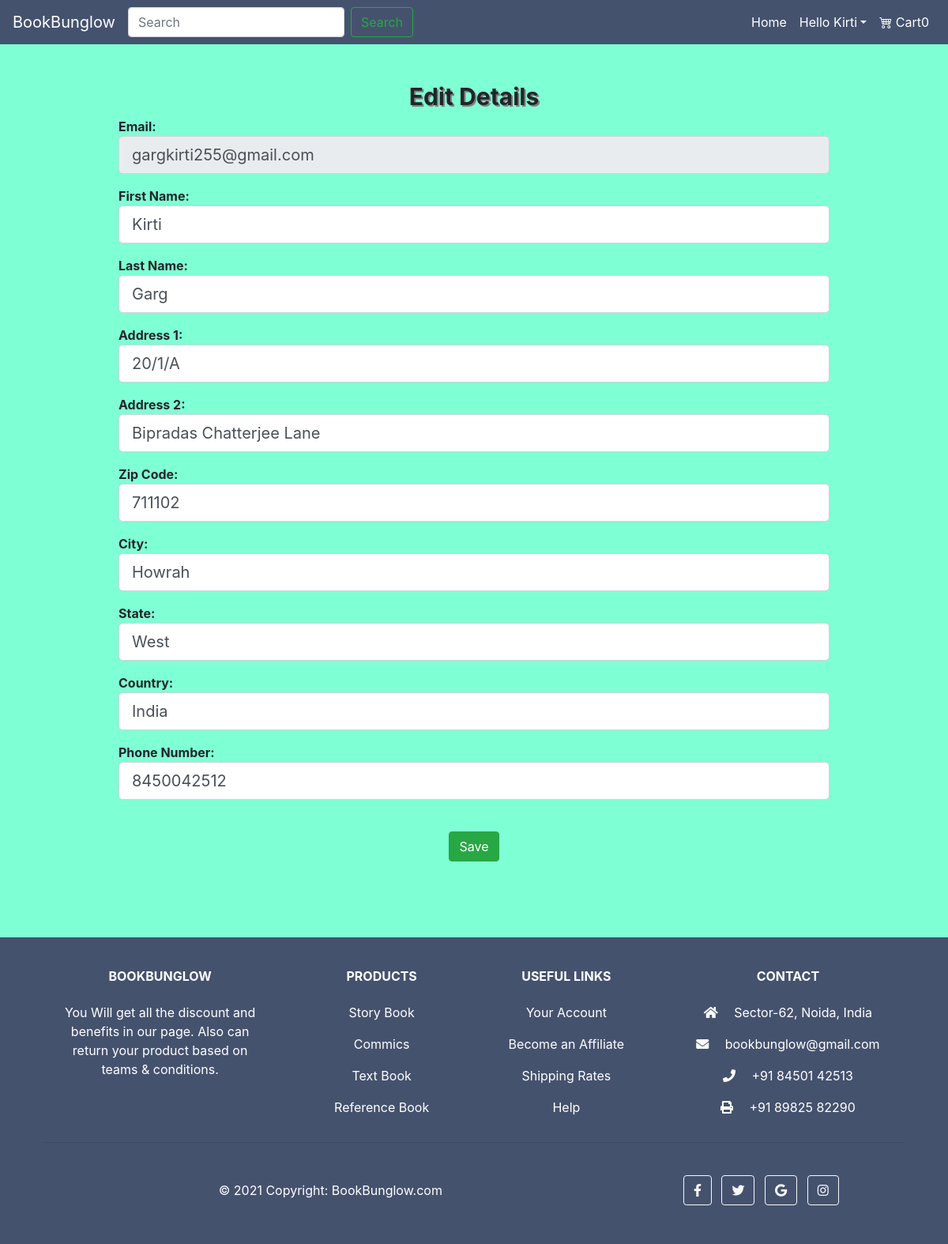
The page /account/profile/edit (signed in) on the database its author committed.
### tables this page shows
CREATE TABLE users 
		(userId INTEGER PRIMARY KEY, 
		password TEXT,
		email TEXT,
		firstName TEXT,
		lastName TEXT,
		address1 TEXT,
		address2 TEXT,
		zipcode TEXT,
		city TEXT,
		state TEXT,
		country TEXT, 
		phone TEXT
		);

### app.py (the view)
@app.route("/account/profile/edit")
def editProfile():
    if 'email' not in session:
        return redirect(url_for('root'))
    loggedIn, firstName, noOfItems = getLoginDetails()
    with sqlite3.connect('database.db') as conn:
        cur = conn.cursor()
        cur.execute("SELECT userId, email, firstName, lastName, address1, address2, zipcode, city, state, country, phone FROM users WHERE email = '" + session['email'] + "'")
        profileData = cur.fetchone()
    conn.close()
    return render_template("editProfile.html", profileData=profileData, loggedIn=loggedIn, firstName=firstName, noOfItems=noOfItems)

### app.py (called while the page is built)
def getLoginDetails():
    with sqlite3.connect('database.db') as conn:
        cur = conn.cursor()
        if 'email' not in session:
            loggedIn = False
            firstName = ''
            noOfItems = 0
        else:
            loggedIn = True
            cur.execute("SELECT userId, firstName FROM users WHERE email = '" + session['email'] + "'")
            userId, firstName = cur.fetchone()
            cur.execute("SELECT count(productId) FROM cart WHERE userId = " + str(userId))
            noOfItems = cur.fetchone()[0]
    conn.close()
    return (loggedIn, firstName, noOfItems)

### templates/editProfile.html (shortened to what this page needs)
<!DOCTYPE HTML>
<html>
<head>
    <link href="https://cdn.jsdelivr.net/npm/bootstrap-icons@1.3.0/font/bootstrap-icons.css" rel="stylesheet" />
    <link href="https://stackpath.bootstrapcdn.com/bootstrap/4.4.1/css/bootstrap.min.css" rel="stylesheet" />
    <link rel="stylesheet" href="https://pro.fontawesome.com/releases/v5.10.0/css/all.css" />
</head>
<body>
    <nav class="navbar navbar-expand-lg navbar-light" style="background-color: #45526e;">
        <a class="navbar-brand text-white" href="/">BookBunglow</a>
        <div class="collapse navbar-collapse" id="navbarSupportedContent">
            <form class="form-inline my-2 my-lg-0" action="{{ url_for( 'searchItem' ) }}">
                <input class="form-control mr-sm-2" type="text" name="searchQuery" placeholder="Search" aria-label="Search">
                <input class="btn btn-outline-success my-2 my-sm-0" type="submit" value="Search">
            </form>
            <ul class="navbar-nav ml-auto">
                <li class="nav-item active">
                    <a class="nav-link text-white" href="/">Home <span class="sr-only">(current)</span></a>
                </li>
                {% if not loggedIn %}
                <li class="nav-item">
                    <a class="nav-link text-white" href="/loginForm">Sign In/Sign Up</a>
                </li>
                {% else %}
                <li class="nav-item dropdown">
                    <a class="nav-link dropdown-toggle text-white" href="#" id="navbarDropdown" role="button" data-toggle="dropdown" aria-haspopup="true" aria-expanded="false">Hello {{firstName}}</a>
                </li>
                {% endif %}
                <li class="nav-item active">
                    <a class="nav-link text-white" href="/cart"><i class="bi bi-cart4"></i> Cart{{noOfItems}}<span class="sr-only">(current)</span></a>
                </li>
            </ul>
        </div>
    </nav>
    <div class="display pt-5" id="display" class="formsection">
        <div style="background-color:aquamarine">
            <p class="h4" style="text-align: center;">Edit Details</p>
            <form id="f" class="forms w-75 m-auto" action="/updateProfile?userId={{profileData[0]}}" method="POST">
                <div class="form-group">
                    <p>Email:<input class="form-control form-control-lg" type="email" name="email" value={{profileData[1]}} readonly="readonly"></p>
                </div>
                <div class="form-group">
                    <p>First Name:<input class="form-control form-control-lg" type="text" name="firstName" value={{profileData[2]}}></p>
                </div>
                <div class="form-group">
                    <p>Last Name: <input class="form-control form-control-lg" type="text" name="lastName" value={{profileData[3]}}></p>
                </div>
                <div class="form-group">
                    <p>Address 1: <input class="form-control form-control-lg" type="text" name="address1" value={{profileData[4]}}></p>
                </div>
                <div class="form-group">
                    <p>Address 2: <input class="form-control form-control-lg" type="text" name="address2" value="{{profileData[5]}}"></p>
                </div>
                <div class="form-group">
                    <p>Zip Code: <input class="form-control form-control-lg" type="text" name="zipcode" value={{profileData[6]}}></p>
                </div>
                <div class="form-group">
                    <p>City: <input class="form-control form-control-lg" type="text" name="city" value={{profileData[7]}}></p>
                </div>
                <div class="form-group">
                    <p>State: <input class="form-control form-control-lg" type="text" name="state" value={{profileData[8]}}></p>
                </div>
                <div class="form-group">
                    <p>Country: <input class="form-control form-control-lg" type="text" name="country" value={{profileData[9]}}></p>
                </div>
                <div class="form-group">
                    <p>Phone Number: <input class="form-control form-control-lg" type="text" name="phone" value={{profileData[10]}}></p>
                </div>
                <div class="form-group">
                    <p class="pb-5 pt-2" style="text-align: center;"><input class="btn btn-success mt-3" type="submit" value="Save"></p>
                </div>
            </form>
        </div>
    </div>
    <div class="mt-5">
        <footer class="text-center text-lg-start text-white" style="background-color: #45526e">
            <div class="container p-4 pb-0">
                <section class="">
                    <div class="row">
                        <div class="col-md-3 col-lg-3 col-xl-3 mx-auto mt-3">
                            <h6 class="text-uppercase mb-4 font-weight-bold">
                                BookBunglow
                            </h6>
                            <p>You Will get all the discount and benefits in our page. Also can return your product based on teams & conditions.</p>
                        </div>
                        <div class="col-md-2 col-lg-2 col-xl-2 mx-auto mt-3">
                            <h6 class="text-uppercase mb-4 font-weight-bold">Products</h6>
                            <p><a class="text-white">Story Book</a></p>
                            <p><a class="text-white">Commics</a></p>
                            <p><a class="text-white">Text Book</a></p>
                            <p><a class="text-white">Reference Book</a></p>
                        </div>
                        <div class="col-md-3 col-lg-2 col-xl-2 mx-auto mt-3">
                            <h6 class="text-uppercase mb-4 font-weight-bold">
                                Useful links
                            </h6>
                            <p><a class="text-white">Your Account</a></p>
                            <p><a class="text-white">Become an Affiliate</a></p>
                            <p><a class="text-white">Shipping Rates</a></p>
                            <p><a class="text-white">Help</a></p>
                        </div>
                        <div class="col-md-4 col-lg-3 col-xl-3 mx-auto mt-3">
                            <h6 class="text-uppercase mb-4 font-weight-bold">Contact</h6>
                            <p><i class="fas fa-home mr-3"></i> Sector-62, Noida, India</p>
                            <p><i class="fas fa-envelope mr-3"></i> bookbunglow@gmail.com</p>
                            <p><i class="fas fa-phone mr-3"></i> +91 84501 42513</p>
                            <p><i class="fas fa-print mr-3"></i> +91 89825 82290</p>
                        </div>
                    </div>
                </section>
                <hr class="my-3">
                <section class="p-3 pt-0">
                    <div class="row d-flex align-items-center">
                        <div class="col-md-7 col-lg-8 text-center text-md-start">
                            <div class="p-3">
                                © 2021 Copyright:
                                <a class="text-white" href="https://mdbootstrap.com/">BookBunglow.com</a>
                            </div>
                        </div>
                        <div class="col-md-5 col-lg-4 ml-lg-0 text-center text-md-end">
                            <a class="btn btn-outline-light btn-floating m-1" href="https://www.facebook.com/sourocks1000/" class="text-white" role="button"><i class="fab fa-facebook-f"></i></a>
                            <a class="btn btn-outline-light btn-floating m-1" href="https://twitter.com/SouvikG28051701" class="text-white" role="button"><i class="fab fa-twitter"></i></a>
                            <a class="btn btn-outline-light btn-floating m-1" href="www.google.com" class="text-white" role="button"><i class="fab fa-google"></i></a>
                            <a class="btn btn-outline-light btn-floating m-1" href="https://www.instagram.com/rocks_riko/" class="text-white" role="button"><i class="fab fa-instagram"></i></a>
                        </div>
                    </div>
                </section>
            </div>
        </footer>
    </div>
</body>
</html>

### templates/editProfile.html (style rules this page uses)
body { background-color: aquamarine; }
#display .h4 { font-weight: bolder; font-size: 30px; text-shadow: 2px 2px grey; }
.form-group { font-weight: bold; }

### rows shown on the page
users: firstName "Kirti", email "gargkirti255@gmail.com", lastName "Garg", address1 "20/1/A", address2 "Bipradas Chatterjee Lane", zipcode "711102", city "Howrah", state "West", country "India", phone "8450042512"

### other values the page prints
{{ noOfItems }} "0"
